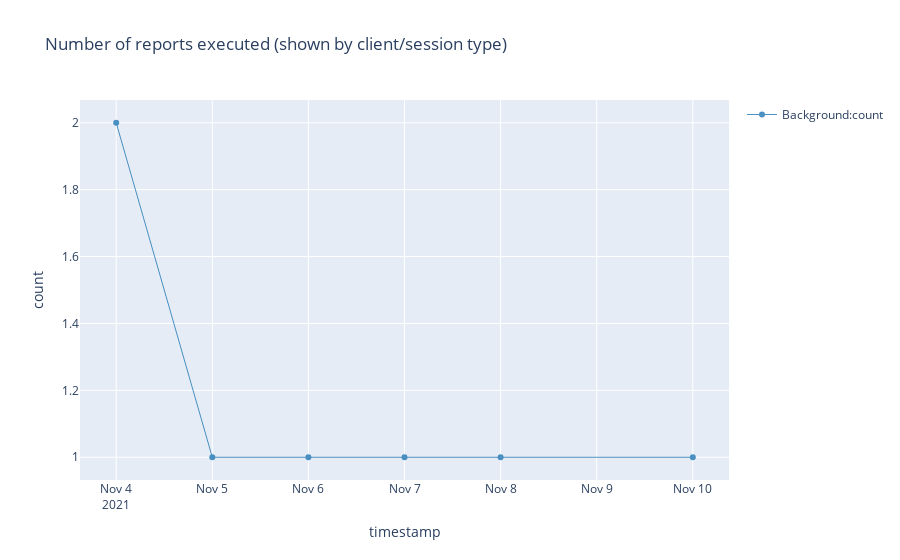

This figure's notebook cell:
### Markdown cell above
## Reports

Learn more about how to write performant reports here in the performance tuning guide: https://docs.microsoft.com/en-us/dynamics365/business-central/dev-itpro/performance/performance-developer#writing-efficient-reports

Report telemetry docs: https://docs.microsoft.com/en-us/dynamics365/business-central/dev-itpro/administration/telemetry-reports-trace

KQL samples:
* https://github.com/microsoft/BCTech/blob/master/samples/AppInsights/KQL/RawData/Reports.kql
* https://github.com/microsoft/BCTech/blob/master/samples/AppInsights/KQL/PerformanceTuning/ReportExecution.kql

### Code cell
%%kql
let _aadTenantId = aadTenantId;
let _environmentName = environmentName;
let _startDate = startDate;
let _endDate = endDate;
traces
| where 1==1 
    and timestamp >= todatetime(_startDate)
    and timestamp <= todatetime(_endDate) + totimespan(24h) - totimespan(1ms)   
    and (_aadTenantId == '' or customDimensions.aadTenantId == _aadTenantId)
    and (_environmentName == '' or customDimensions.environmentName == _environmentName )
    and customDimensions.eventId == 'RT0006'
| extend clientType = tostring( customDimensions.clientType )
       , reportName = tostring( customDimensions.alObjectName )
| where reportName <> ''
| summarize count=count() by clientType, bin(timestamp, 1d)
| render timechart title= 'Number of reports executed (shown by client/session type)'

### Figure 1 — Plotly figure (JSON) as saved in the notebook; plotly's stock layout.template omitted (floating-point values rounded to 4 significant figures)
{"data": [{"line": {"color": "rgb(31, 118, 179)", "width": 1}, "name": "Background:count", "opacity": 0.8, "type": "scatter", "x": ["2021-11-04T00:00:00+00:00", "2021-11-05T00:00:00+00:00", "2021-11-06T00:00:00+00:00", "2021-11-07T00:00:00+00:00", "2021-11-08T00:00:00+00:00", "2021-11-10T00:00:00+00:00"], "y": [2, 1, 1, 1, 1, 1]}], "layout": {"showlegend": true, "title": {"text": "Number of reports executed (shown by client/session type)"}, "xaxis": {"autorange": true, "title": {"text": "timestamp"}, "type": "date"}, "yaxis": {"ticksuffix": "", "title": {"text": "count"}, "type": "linear"}}}
